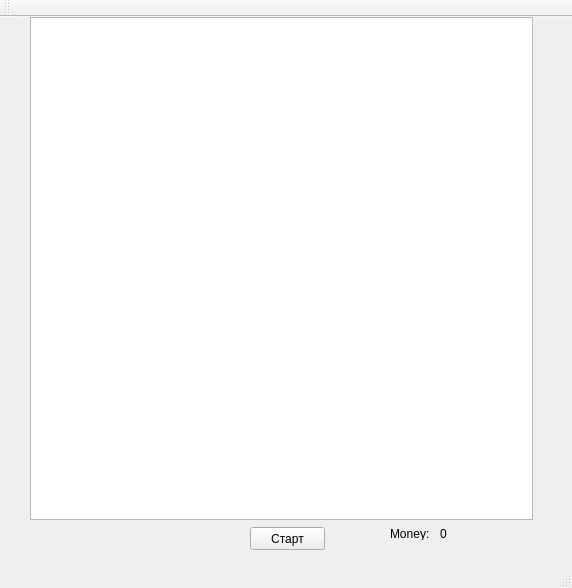
<?xml version="1.0" encoding="UTF-8"?>
<ui version="4.0">
 <class>MainWindow</class>
 <widget class="QMainWindow" name="MainWindow">
  <property name="geometry">
   <rect>
    <x>0</x>
    <y>0</y>
    <width>572</width>
    <height>588</height>
   </rect>
  </property>
  <property name="windowTitle">
   <string>Stock Man</string>
  </property>
  <widget class="QWidget" name="centralWidget">
   <widget class="QGraphicsView" name="graphicsView">
    <property name="geometry">
     <rect>
      <x>30</x>
      <y>0</y>
      <width>503</width>
      <height>503</height>
     </rect>
    </property>
    <property name="minimumSize">
     <size>
      <width>500</width>
      <height>500</height>
     </size>
    </property>
    <property name="maximumSize">
     <size>
      <width>16777215</width>
      <height>16777215</height>
     </size>
    </property>
    <property name="sizeIncrement">
     <size>
      <width>500</width>
      <height>500</height>
     </size>
    </property>
    <property name="baseSize">
     <size>
      <width>500</width>
      <height>500</height>
     </size>
    </property>
    <property name="sceneRect">
     <rectf>
      <x>0.000000000000000</x>
      <y>0.000000000000000</y>
      <width>0.000000000000000</width>
      <height>0.000000000000000</height>
     </rectf>
    </property>
    <property name="alignment">
     <set>Qt::AlignLeading|Qt::AlignLeft|Qt::AlignTop</set>
    </property>
   </widget>
   <widget class="QPushButton" name="pushButton">
    <property name="geometry">
     <rect>
      <x>250</x>
      <y>510</y>
      <width>75</width>
      <height>23</height>
     </rect>
    </property>
    <property name="text">
     <string>Старт</string>
    </property>
   </widget>
   <widget class="QLabel" name="label">
    <property name="geometry">
     <rect>
      <x>390</x>
      <y>510</y>
      <width>47</width>
      <height>13</height>
     </rect>
    </property>
    <property name="text">
     <string>Money:</string>
    </property>
   </widget>
   <widget class="QLabel" name="label_2">
    <property name="geometry">
     <rect>
      <x>440</x>
      <y>510</y>
      <width>47</width>
      <height>13</height>
     </rect>
    </property>
    <property name="text">
     <string>0</string>
    </property>
   </widget>
  </widget>
  <widget class="QMenuBar" name="menuBar">
   <property name="geometry">
    <rect>
     <x>0</x>
     <y>0</y>
     <width>572</width>
     <height>21</height>
    </rect>
   </property>
  </widget>
  <widget class="QToolBar" name="mainToolBar">
   <attribute name="toolBarArea">
    <enum>TopToolBarArea</enum>
   </attribute>
   <attribute name="toolBarBreak">
    <bool>false</bool>
   </attribute>
  </widget>
  <widget class="QStatusBar" name="statusBar"/>
 </widget>
 <layoutdefault spacing="6" margin="11"/>
 <resources/>
 <connections>
  <connection>
   <sender>pushButton</sender>
   <signal>clicked()</signal>
   <receiver>MainWindow</receiver>
   <slot>start()</slot>
   <hints>
    <hint type="sourcelabel">
     <x>271</x>
     <y>553</y>
    </hint>
    <hint type="destinationlabel">
     <x>366</x>
     <y>552</y>
    </hint>
   </hints>
  </connection>
 </connections>
 <slots>
  <slot>start()</slot>
 </slots>
</ui>
